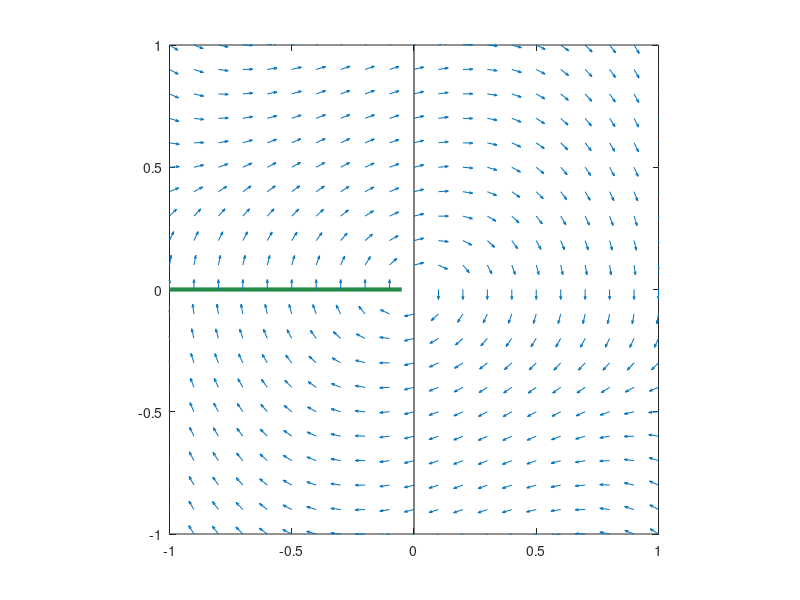

This figure's MATLAB source: (Note: this script raises an error after producing the figure.)
% Plot Van der Pol limit cycle
close all;
figure(1);
hold on;
% axis
line([0,0],[-1,1],'Color','k');
line([-1,-0.05],[0,0],'Color',[35,139,69]/255, 'linewidth',3);

% Limit cycle
% [t,y] = ode45( @(t,xx) VDP_Dyn(xx), [0:0.01:1000], [0.8,0]  );
% plot(y(end-1000:end,1), y(end-1000:end,2), 'linewidth', 3);

% vector field
[ xval, yval ] = meshgrid( -1:0.1:1, -1:0.1:1 );
uval = yval * 3 / 2.5;
vval = (0.3*(1-(xval*2.5).^2).*yval * 3 - xval*2.5) / 3;
uu = uval ./ sqrt( uval.^2 + vval.^2 );
vv = vval ./ sqrt( uval.^2 + vval.^2 );
quiver(xval, yval, uu, vv, 'AutoScaleFactor', 0.3);

% [ xval, yval ] = meshgrid( -1:0.1:1, -1:0.1:1 );
% uval = yval;
% vval = (0.3*(1-(xval).^2).*yval - xval) / 3;
% uu = uval ./ sqrt( uval.^2 + vval.^2 );
% vv = vval ./ sqrt( uval.^2 + vval.^2 );
% quiver(xval, yval, uu, vv, 'AutoScaleFactor', 0.3);


cm = ...
    [ 255, 255, 204
      255, 237, 160
      254, 217, 118
      254, 178,  76
      253, 141,  60
      252,  78,  42
      227,  26,  28
      189,   0,  38
      120,   0,  38
      120,   0,  38
      120,   0,  38 ] / 255;

axis equal
xlim([-1,1]);
ylim([-1,1]);
box on;

cnt = 1;
for offset = -0.8 : 0.1 : -0.1
    set(gcf,'DefaultAxesColorOrder', cm / 255);
    [basis, moments] = run_VDP_ICopt( offset );
    x0 = double( [ moments(2), 0 ] );
    [tt,yy] = ode45( @(t,xx) VDP_Dyn(xx), [0:0.01:6], x0 );
    plot(yy(:,1), yy(:,2),'linewidth',3, 'Color', cm(end-cnt,:));
    cnt = cnt + 1;
%     pause;
end

crossy = [ -0.6991, -0.6009, -0.5, -0.3994, -0.3, -0.1976, -0.09626 ];

ptcolor = [ 66, 146, 198 ] / 255;
plot(zeros(1,7), crossy, '.', 'Color', 'k', 'MarkerSize',25);

% % test
% x0 = [0, -0.4];
% [tt,yy] = ode45( @(tt,xx) -VDP_Dyn(xx), [0:0.01:6], x0 );
% plot(yy(:,1), yy(:,2), 'linewidth', 3);